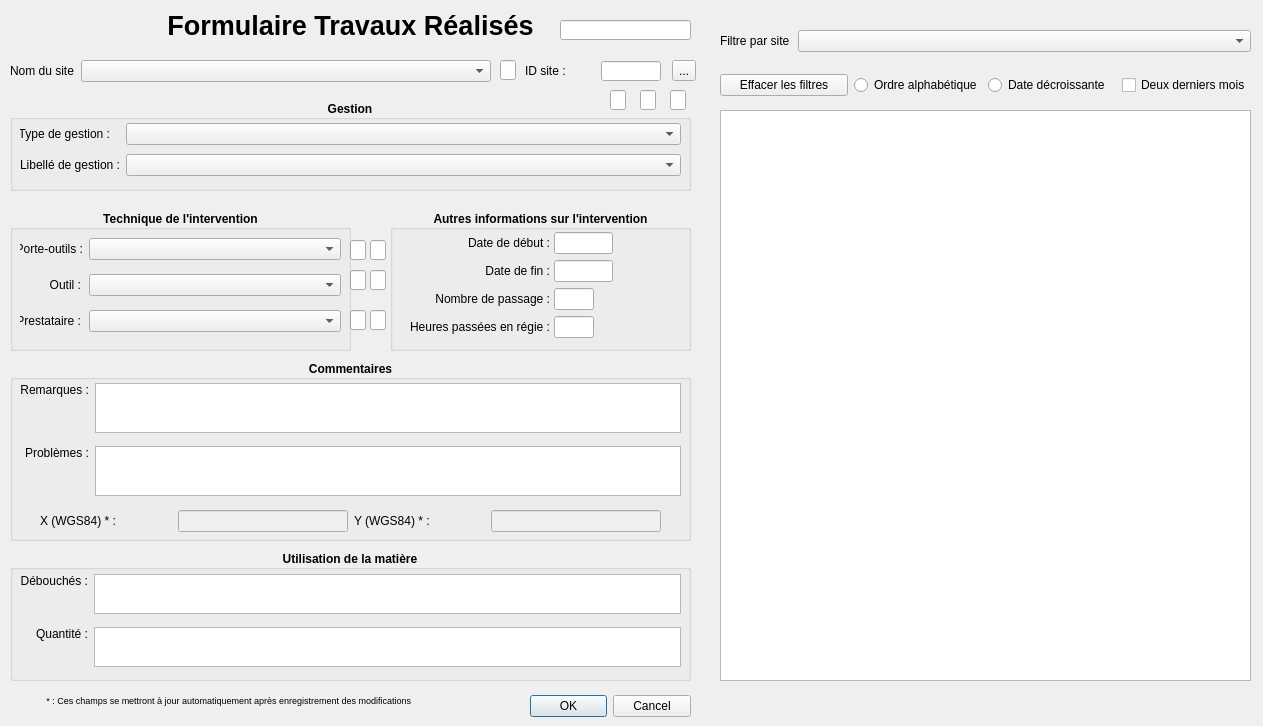
<?xml version="1.0" encoding="UTF-8"?>
<ui version="4.0">
 <class>Dialog</class>
 <widget class="QDialog" name="Dialog">
  <property name="geometry">
   <rect>
    <x>0</x>
    <y>0</y>
    <width>1263</width>
    <height>726</height>
   </rect>
  </property>
  <property name="palette">
   <palette>
    <active>
     <colorrole role="WindowText">
      <brush brushstyle="SolidPattern">
       <color alpha="255">
        <red>0</red>
        <green>0</green>
        <blue>0</blue>
       </color>
      </brush>
     </colorrole>
     <colorrole role="Text">
      <brush brushstyle="SolidPattern">
       <color alpha="255">
        <red>0</red>
        <green>0</green>
        <blue>0</blue>
       </color>
      </brush>
     </colorrole>
     <colorrole role="ButtonText">
      <brush brushstyle="SolidPattern">
       <color alpha="255">
        <red>0</red>
        <green>0</green>
        <blue>0</blue>
       </color>
      </brush>
     </colorrole>
    </active>
    <inactive>
     <colorrole role="WindowText">
      <brush brushstyle="SolidPattern">
       <color alpha="255">
        <red>0</red>
        <green>0</green>
        <blue>0</blue>
       </color>
      </brush>
     </colorrole>
     <colorrole role="Text">
      <brush brushstyle="SolidPattern">
       <color alpha="255">
        <red>0</red>
        <green>0</green>
        <blue>0</blue>
       </color>
      </brush>
     </colorrole>
     <colorrole role="ButtonText">
      <brush brushstyle="SolidPattern">
       <color alpha="255">
        <red>0</red>
        <green>0</green>
        <blue>0</blue>
       </color>
      </brush>
     </colorrole>
    </inactive>
    <disabled>
     <colorrole role="WindowText">
      <brush brushstyle="SolidPattern">
       <color alpha="255">
        <red>0</red>
        <green>0</green>
        <blue>0</blue>
       </color>
      </brush>
     </colorrole>
     <colorrole role="Text">
      <brush brushstyle="SolidPattern">
       <color alpha="255">
        <red>0</red>
        <green>0</green>
        <blue>0</blue>
       </color>
      </brush>
     </colorrole>
     <colorrole role="ButtonText">
      <brush brushstyle="SolidPattern">
       <color alpha="255">
        <red>0</red>
        <green>0</green>
        <blue>0</blue>
       </color>
      </brush>
     </colorrole>
    </disabled>
   </palette>
  </property>
  <property name="contextMenuPolicy">
   <enum>Qt::DefaultContextMenu</enum>
  </property>
  <property name="windowTitle">
   <string>Travaux Réalisés</string>
  </property>
  <widget class="QDialogButtonBox" name="buttonBox">
   <property name="geometry">
    <rect>
     <x>530</x>
     <y>690</y>
     <width>161</width>
     <height>32</height>
    </rect>
   </property>
   <property name="orientation">
    <enum>Qt::Horizontal</enum>
   </property>
   <property name="standardButtons">
    <set>QDialogButtonBox::Cancel|QDialogButtonBox::Ok</set>
   </property>
  </widget>
  <widget class="QLabel" name="label">
   <property name="geometry">
    <rect>
     <x>5</x>
     <y>10</y>
     <width>691</width>
     <height>31</height>
    </rect>
   </property>
   <property name="font">
    <font>
     <pointsize>20</pointsize>
     <weight>75</weight>
     <bold>true</bold>
    </font>
   </property>
   <property name="text">
    <string>Formulaire Travaux Réalisés</string>
   </property>
   <property name="alignment">
    <set>Qt::AlignCenter</set>
   </property>
  </widget>
  <widget class="QLineEdit" name="id_odk">
   <property name="geometry">
    <rect>
     <x>560</x>
     <y>20</y>
     <width>131</width>
     <height>20</height>
    </rect>
   </property>
  </widget>
  <widget class="QLineEdit" name="gestion_lib">
   <property name="geometry">
    <rect>
     <x>640</x>
     <y>90</y>
     <width>16</width>
     <height>20</height>
    </rect>
   </property>
  </widget>
  <widget class="QLineEdit" name="type_porte_outils">
   <property name="geometry">
    <rect>
     <x>370</x>
     <y>240</y>
     <width>16</width>
     <height>20</height>
    </rect>
   </property>
  </widget>
  <widget class="QLineEdit" name="type_outils">
   <property name="geometry">
    <rect>
     <x>370</x>
     <y>270</y>
     <width>16</width>
     <height>20</height>
    </rect>
   </property>
  </widget>
  <widget class="QLineEdit" name="type_prestation">
   <property name="geometry">
    <rect>
     <x>370</x>
     <y>310</y>
     <width>16</width>
     <height>20</height>
    </rect>
   </property>
  </widget>
  <widget class="QLineEdit" name="groupe_gestion">
   <property name="geometry">
    <rect>
     <x>610</x>
     <y>90</y>
     <width>16</width>
     <height>20</height>
    </rect>
   </property>
  </widget>
  <widget class="QLineEdit" name="id_gestion">
   <property name="geometry">
    <rect>
     <x>670</x>
     <y>90</y>
     <width>16</width>
     <height>20</height>
    </rect>
   </property>
  </widget>
  <widget class="QLineEdit" name="type_porte_outils_code">
   <property name="geometry">
    <rect>
     <x>350</x>
     <y>240</y>
     <width>16</width>
     <height>20</height>
    </rect>
   </property>
  </widget>
  <widget class="QLineEdit" name="type_outils_code">
   <property name="geometry">
    <rect>
     <x>350</x>
     <y>270</y>
     <width>16</width>
     <height>20</height>
    </rect>
   </property>
  </widget>
  <widget class="QLineEdit" name="type_prestation_code">
   <property name="geometry">
    <rect>
     <x>350</x>
     <y>310</y>
     <width>16</width>
     <height>20</height>
    </rect>
   </property>
  </widget>
  <widget class="QLineEdit" name="site_nom">
   <property name="geometry">
    <rect>
     <x>500</x>
     <y>60</y>
     <width>16</width>
     <height>20</height>
    </rect>
   </property>
  </widget>
  <widget class="QWidget" name="horizontalLayoutWidget">
   <property name="geometry">
    <rect>
     <x>10</x>
     <y>60</y>
     <width>481</width>
     <height>22</height>
    </rect>
   </property>
   <layout class="QHBoxLayout" name="horizontalLayout">
    <item>
     <widget class="QLabel" name="label_14">
      <property name="maximumSize">
       <size>
        <width>65</width>
        <height>16777215</height>
       </size>
      </property>
      <property name="text">
       <string>Nom du site :</string>
      </property>
     </widget>
    </item>
    <item>
     <widget class="QComboBox" name="site_nom_list"/>
    </item>
   </layout>
  </widget>
  <widget class="QWidget" name="horizontalLayoutWidget_2">
   <property name="geometry">
    <rect>
     <x>520</x>
     <y>60</y>
     <width>181</width>
     <height>22</height>
    </rect>
   </property>
   <layout class="QHBoxLayout" name="horizontalLayout_2">
    <item>
     <widget class="QLabel" name="label_18">
      <property name="maximumSize">
       <size>
        <width>65</width>
        <height>16777215</height>
       </size>
      </property>
      <property name="text">
       <string>ID site :</string>
      </property>
     </widget>
    </item>
    <item>
     <widget class="QLineEdit" name="id_site">
      <property name="minimumSize">
       <size>
        <width>60</width>
        <height>0</height>
       </size>
      </property>
      <property name="maximumSize">
       <size>
        <width>60</width>
        <height>20</height>
       </size>
      </property>
      <property name="alignment">
       <set>Qt::AlignCenter</set>
      </property>
     </widget>
    </item>
    <item>
     <widget class="QToolButton" name="open">
      <property name="text">
       <string>...</string>
      </property>
     </widget>
    </item>
   </layout>
  </widget>
  <widget class="QGroupBox" name="groupBox">
   <property name="geometry">
    <rect>
     <x>10</x>
     <y>100</y>
     <width>681</width>
     <height>91</height>
    </rect>
   </property>
   <property name="font">
    <font>
     <weight>75</weight>
     <bold>true</bold>
    </font>
   </property>
   <property name="title">
    <string>Gestion</string>
   </property>
   <property name="alignment">
    <set>Qt::AlignCenter</set>
   </property>
   <widget class="QWidget" name="gridLayoutWidget_2">
    <property name="geometry">
     <rect>
      <x>10</x>
      <y>20</y>
      <width>661</width>
      <height>61</height>
     </rect>
    </property>
    <layout class="QGridLayout" name="gridLayout_2">
     <item row="0" column="0">
      <widget class="QLabel" name="label_4">
       <property name="maximumSize">
        <size>
         <width>90</width>
         <height>16777215</height>
        </size>
       </property>
       <property name="font">
        <font>
         <weight>50</weight>
         <bold>false</bold>
        </font>
       </property>
       <property name="text">
        <string>Type de gestion :</string>
       </property>
       <property name="alignment">
        <set>Qt::AlignRight|Qt::AlignTrailing|Qt::AlignVCenter</set>
       </property>
      </widget>
     </item>
     <item row="0" column="1">
      <widget class="QComboBox" name="groupe_gestion_list">
       <property name="font">
        <font>
         <weight>50</weight>
         <bold>false</bold>
        </font>
       </property>
      </widget>
     </item>
     <item row="1" column="1">
      <widget class="QComboBox" name="gestion_lib_list">
       <property name="font">
        <font>
         <weight>50</weight>
         <bold>false</bold>
        </font>
       </property>
      </widget>
     </item>
     <item row="1" column="0">
      <widget class="QLabel" name="label_5">
       <property name="maximumSize">
        <size>
         <width>100</width>
         <height>16777215</height>
        </size>
       </property>
       <property name="font">
        <font>
         <weight>50</weight>
         <bold>false</bold>
        </font>
       </property>
       <property name="text">
        <string>Libellé de gestion :</string>
       </property>
       <property name="alignment">
        <set>Qt::AlignRight|Qt::AlignTrailing|Qt::AlignVCenter</set>
       </property>
      </widget>
     </item>
    </layout>
   </widget>
  </widget>
  <widget class="QGroupBox" name="groupBox_2">
   <property name="geometry">
    <rect>
     <x>10</x>
     <y>210</y>
     <width>341</width>
     <height>141</height>
    </rect>
   </property>
   <property name="font">
    <font>
     <weight>75</weight>
     <bold>true</bold>
    </font>
   </property>
   <property name="title">
    <string>Technique de l'intervention</string>
   </property>
   <property name="alignment">
    <set>Qt::AlignCenter</set>
   </property>
   <widget class="QWidget" name="gridLayoutWidget">
    <property name="geometry">
     <rect>
      <x>10</x>
      <y>20</y>
      <width>321</width>
      <height>111</height>
     </rect>
    </property>
    <layout class="QGridLayout" name="gridLayout">
     <item row="0" column="0">
      <widget class="QLabel" name="label_6">
       <property name="maximumSize">
        <size>
         <width>63</width>
         <height>16777215</height>
        </size>
       </property>
       <property name="font">
        <font>
         <weight>50</weight>
         <bold>false</bold>
        </font>
       </property>
       <property name="text">
        <string>Porte-outils :</string>
       </property>
       <property name="alignment">
        <set>Qt::AlignRight|Qt::AlignTrailing|Qt::AlignVCenter</set>
       </property>
      </widget>
     </item>
     <item row="1" column="1">
      <widget class="QComboBox" name="type_outils_list">
       <property name="font">
        <font>
         <weight>50</weight>
         <bold>false</bold>
        </font>
       </property>
      </widget>
     </item>
     <item row="1" column="0">
      <widget class="QLabel" name="label_7">
       <property name="maximumSize">
        <size>
         <width>61</width>
         <height>16777215</height>
        </size>
       </property>
       <property name="font">
        <font>
         <weight>50</weight>
         <bold>false</bold>
        </font>
       </property>
       <property name="text">
        <string>Outil :</string>
       </property>
       <property name="alignment">
        <set>Qt::AlignRight|Qt::AlignTrailing|Qt::AlignVCenter</set>
       </property>
      </widget>
     </item>
     <item row="0" column="1">
      <widget class="QComboBox" name="type_porte_outils_list">
       <property name="font">
        <font>
         <weight>50</weight>
         <bold>false</bold>
        </font>
       </property>
      </widget>
     </item>
     <item row="2" column="1">
      <widget class="QComboBox" name="type_prestation_list">
       <property name="font">
        <font>
         <weight>50</weight>
         <bold>false</bold>
        </font>
       </property>
      </widget>
     </item>
     <item row="2" column="0">
      <widget class="QLabel" name="label_8">
       <property name="maximumSize">
        <size>
         <width>61</width>
         <height>16777215</height>
        </size>
       </property>
       <property name="font">
        <font>
         <weight>50</weight>
         <bold>false</bold>
        </font>
       </property>
       <property name="text">
        <string>Prestataire :</string>
       </property>
       <property name="alignment">
        <set>Qt::AlignRight|Qt::AlignTrailing|Qt::AlignVCenter</set>
       </property>
      </widget>
     </item>
    </layout>
   </widget>
  </widget>
  <widget class="QGroupBox" name="groupBox_3">
   <property name="geometry">
    <rect>
     <x>390</x>
     <y>210</y>
     <width>301</width>
     <height>141</height>
    </rect>
   </property>
   <property name="font">
    <font>
     <weight>75</weight>
     <bold>true</bold>
    </font>
   </property>
   <property name="title">
    <string>Autres informations sur l'intervention</string>
   </property>
   <property name="alignment">
    <set>Qt::AlignCenter</set>
   </property>
   <widget class="QWidget" name="gridLayoutWidget_3">
    <property name="geometry">
     <rect>
      <x>20</x>
      <y>20</y>
      <width>203</width>
      <height>111</height>
     </rect>
    </property>
    <layout class="QGridLayout" name="gridLayout_3">
     <property name="spacing">
      <number>4</number>
     </property>
     <item row="2" column="1">
      <widget class="QLineEdit" name="nbpassages">
       <property name="maximumSize">
        <size>
         <width>40</width>
         <height>16777215</height>
        </size>
       </property>
       <property name="font">
        <font>
         <weight>50</weight>
         <bold>false</bold>
        </font>
       </property>
       <property name="alignment">
        <set>Qt::AlignCenter</set>
       </property>
      </widget>
     </item>
     <item row="2" column="0">
      <widget class="QLabel" name="label_9">
       <property name="font">
        <font>
         <weight>50</weight>
         <bold>false</bold>
        </font>
       </property>
       <property name="text">
        <string>Nombre de passage :</string>
       </property>
       <property name="alignment">
        <set>Qt::AlignRight|Qt::AlignTrailing|Qt::AlignVCenter</set>
       </property>
      </widget>
     </item>
     <item row="0" column="1">
      <widget class="QLineEdit" name="datedebut">
       <property name="maximumSize">
        <size>
         <width>70</width>
         <height>16777215</height>
        </size>
       </property>
       <property name="font">
        <font>
         <weight>50</weight>
         <bold>false</bold>
        </font>
       </property>
       <property name="text">
        <string/>
       </property>
       <property name="alignment">
        <set>Qt::AlignCenter</set>
       </property>
      </widget>
     </item>
     <item row="3" column="0">
      <widget class="QLabel" name="label_17">
       <property name="font">
        <font>
         <weight>50</weight>
         <bold>false</bold>
        </font>
       </property>
       <property name="text">
        <string>Heures passées en régie :</string>
       </property>
      </widget>
     </item>
     <item row="0" column="0">
      <widget class="QLabel" name="label_10">
       <property name="font">
        <font>
         <weight>50</weight>
         <bold>false</bold>
        </font>
       </property>
       <property name="text">
        <string>Date de début :</string>
       </property>
       <property name="alignment">
        <set>Qt::AlignRight|Qt::AlignTrailing|Qt::AlignVCenter</set>
       </property>
      </widget>
     </item>
     <item row="3" column="1">
      <widget class="QLineEdit" name="duree">
       <property name="maximumSize">
        <size>
         <width>40</width>
         <height>16777215</height>
        </size>
       </property>
       <property name="font">
        <font>
         <weight>50</weight>
         <bold>false</bold>
        </font>
       </property>
       <property name="text">
        <string/>
       </property>
       <property name="alignment">
        <set>Qt::AlignCenter</set>
       </property>
      </widget>
     </item>
     <item row="1" column="0">
      <widget class="QLabel" name="label_11">
       <property name="font">
        <font>
         <weight>50</weight>
         <bold>false</bold>
        </font>
       </property>
       <property name="text">
        <string>Date de fin :</string>
       </property>
       <property name="alignment">
        <set>Qt::AlignRight|Qt::AlignTrailing|Qt::AlignVCenter</set>
       </property>
      </widget>
     </item>
     <item row="1" column="1">
      <widget class="QLineEdit" name="datefin">
       <property name="maximumSize">
        <size>
         <width>70</width>
         <height>16777215</height>
        </size>
       </property>
       <property name="font">
        <font>
         <weight>50</weight>
         <bold>false</bold>
        </font>
       </property>
       <property name="text">
        <string/>
       </property>
       <property name="alignment">
        <set>Qt::AlignCenter</set>
       </property>
      </widget>
     </item>
    </layout>
   </widget>
  </widget>
  <widget class="QGroupBox" name="groupBox_4">
   <property name="geometry">
    <rect>
     <x>10</x>
     <y>360</y>
     <width>681</width>
     <height>181</height>
    </rect>
   </property>
   <property name="font">
    <font>
     <weight>75</weight>
     <bold>true</bold>
    </font>
   </property>
   <property name="title">
    <string>Commentaires</string>
   </property>
   <property name="alignment">
    <set>Qt::AlignCenter</set>
   </property>
   <widget class="QWidget" name="gridLayoutWidget_4">
    <property name="geometry">
     <rect>
      <x>10</x>
      <y>20</y>
      <width>661</width>
      <height>121</height>
     </rect>
    </property>
    <layout class="QGridLayout" name="gridLayout_4">
     <property name="horizontalSpacing">
      <number>6</number>
     </property>
     <property name="verticalSpacing">
      <number>10</number>
     </property>
     <item row="0" column="1">
      <widget class="QPlainTextEdit" name="commentaire">
       <property name="minimumSize">
        <size>
         <width>0</width>
         <height>50</height>
        </size>
       </property>
       <property name="maximumSize">
        <size>
         <width>16777215</width>
         <height>50</height>
        </size>
       </property>
       <property name="font">
        <font>
         <weight>50</weight>
         <bold>false</bold>
        </font>
       </property>
      </widget>
     </item>
     <item row="0" column="0">
      <widget class="QLabel" name="label_12">
       <property name="font">
        <font>
         <weight>50</weight>
         <bold>false</bold>
        </font>
       </property>
       <property name="text">
        <string>Remarques :</string>
       </property>
       <property name="alignment">
        <set>Qt::AlignRight|Qt::AlignTop|Qt::AlignTrailing</set>
       </property>
      </widget>
     </item>
     <item row="1" column="0">
      <widget class="QLabel" name="label_13">
       <property name="font">
        <font>
         <weight>50</weight>
         <bold>false</bold>
        </font>
       </property>
       <property name="text">
        <string>Problèmes :</string>
       </property>
       <property name="alignment">
        <set>Qt::AlignRight|Qt::AlignTop|Qt::AlignTrailing</set>
       </property>
      </widget>
     </item>
     <item row="1" column="1">
      <widget class="QPlainTextEdit" name="problemes">
       <property name="minimumSize">
        <size>
         <width>0</width>
         <height>50</height>
        </size>
       </property>
       <property name="maximumSize">
        <size>
         <width>16777215</width>
         <height>50</height>
        </size>
       </property>
       <property name="font">
        <font>
         <weight>50</weight>
         <bold>false</bold>
        </font>
       </property>
      </widget>
     </item>
    </layout>
   </widget>
   <widget class="QWidget" name="horizontalLayoutWidget_3">
    <property name="geometry">
     <rect>
      <x>30</x>
      <y>150</y>
      <width>621</width>
      <height>22</height>
     </rect>
    </property>
    <layout class="QHBoxLayout" name="horizontalLayout_3">
     <item>
      <widget class="QLabel" name="label_19">
       <property name="font">
        <font>
         <weight>50</weight>
         <bold>false</bold>
        </font>
       </property>
       <property name="text">
        <string>X (WGS84) * :</string>
       </property>
      </widget>
     </item>
     <item>
      <widget class="QLineEdit" name="x_wgs84">
       <property name="enabled">
        <bool>false</bool>
       </property>
       <property name="maximumSize">
        <size>
         <width>170</width>
         <height>16777215</height>
        </size>
       </property>
       <property name="palette">
        <palette>
         <active>
          <colorrole role="WindowText">
           <brush brushstyle="SolidPattern">
            <color alpha="255">
             <red>0</red>
             <green>0</green>
             <blue>0</blue>
            </color>
           </brush>
          </colorrole>
          <colorrole role="Text">
           <brush brushstyle="SolidPattern">
            <color alpha="255">
             <red>0</red>
             <green>0</green>
             <blue>0</blue>
            </color>
           </brush>
          </colorrole>
          <colorrole role="ButtonText">
           <brush brushstyle="SolidPattern">
            <color alpha="255">
             <red>0</red>
             <green>0</green>
             <blue>0</blue>
            </color>
           </brush>
          </colorrole>
         </active>
         <inactive>
          <colorrole role="WindowText">
           <brush brushstyle="SolidPattern">
            <color alpha="255">
             <red>0</red>
             <green>0</green>
             <blue>0</blue>
            </color>
           </brush>
          </colorrole>
          <colorrole role="Text">
           <brush brushstyle="SolidPattern">
            <color alpha="255">
             <red>0</red>
             <green>0</green>
             <blue>0</blue>
            </color>
           </brush>
          </colorrole>
          <colorrole role="ButtonText">
           <brush brushstyle="SolidPattern">
            <color alpha="255">
             <red>0</red>
             <green>0</green>
             <blue>0</blue>
            </color>
           </brush>
          </colorrole>
         </inactive>
         <disabled>
          <colorrole role="WindowText">
           <brush brushstyle="SolidPattern">
            <color alpha="255">
             <red>0</red>
             <green>0</green>
             <blue>0</blue>
            </color>
           </brush>
          </colorrole>
          <colorrole role="Text">
           <brush brushstyle="SolidPattern">
            <color alpha="255">
             <red>0</red>
             <green>0</green>
             <blue>0</blue>
            </color>
           </brush>
          </colorrole>
          <colorrole role="ButtonText">
           <brush brushstyle="SolidPattern">
            <color alpha="255">
             <red>0</red>
             <green>0</green>
             <blue>0</blue>
            </color>
           </brush>
          </colorrole>
         </disabled>
        </palette>
       </property>
       <property name="font">
        <font>
         <weight>50</weight>
         <bold>false</bold>
        </font>
       </property>
      </widget>
     </item>
     <item>
      <widget class="QLabel" name="label_20">
       <property name="font">
        <font>
         <weight>50</weight>
         <bold>false</bold>
        </font>
       </property>
       <property name="text">
        <string>Y (WGS84) * :</string>
       </property>
      </widget>
     </item>
     <item>
      <widget class="QLineEdit" name="y_wgs84">
       <property name="enabled">
        <bool>false</bool>
       </property>
       <property name="maximumSize">
        <size>
         <width>170</width>
         <height>16777215</height>
        </size>
       </property>
       <property name="font">
        <font>
         <weight>50</weight>
         <bold>false</bold>
        </font>
       </property>
      </widget>
     </item>
    </layout>
   </widget>
  </widget>
  <widget class="QGroupBox" name="groupBox_5">
   <property name="geometry">
    <rect>
     <x>10</x>
     <y>550</y>
     <width>681</width>
     <height>131</height>
    </rect>
   </property>
   <property name="font">
    <font>
     <weight>75</weight>
     <bold>true</bold>
    </font>
   </property>
   <property name="title">
    <string>Utilisation de la matière</string>
   </property>
   <property name="alignment">
    <set>Qt::AlignCenter</set>
   </property>
   <widget class="QWidget" name="gridLayoutWidget_5">
    <property name="geometry">
     <rect>
      <x>10</x>
      <y>21</y>
      <width>661</width>
      <height>101</height>
     </rect>
    </property>
    <layout class="QGridLayout" name="gridLayout_5">
     <property name="verticalSpacing">
      <number>10</number>
     </property>
     <item row="1" column="2">
      <widget class="QPlainTextEdit" name="quantite">
       <property name="sizePolicy">
        <sizepolicy hsizetype="Expanding" vsizetype="Expanding">
         <horstretch>0</horstretch>
         <verstretch>0</verstretch>
        </sizepolicy>
       </property>
       <property name="minimumSize">
        <size>
         <width>0</width>
         <height>40</height>
        </size>
       </property>
       <property name="maximumSize">
        <size>
         <width>16777215</width>
         <height>40</height>
        </size>
       </property>
       <property name="font">
        <font>
         <weight>50</weight>
         <bold>false</bold>
        </font>
       </property>
      </widget>
     </item>
     <item row="1" column="0">
      <widget class="QLabel" name="label_16">
       <property name="font">
        <font>
         <weight>50</weight>
         <bold>false</bold>
        </font>
       </property>
       <property name="text">
        <string>Quantité :</string>
       </property>
       <property name="alignment">
        <set>Qt::AlignRight|Qt::AlignTop|Qt::AlignTrailing</set>
       </property>
      </widget>
     </item>
     <item row="0" column="2">
      <widget class="QPlainTextEdit" name="debouche">
       <property name="minimumSize">
        <size>
         <width>0</width>
         <height>40</height>
        </size>
       </property>
       <property name="maximumSize">
        <size>
         <width>16777215</width>
         <height>40</height>
        </size>
       </property>
       <property name="font">
        <font>
         <weight>50</weight>
         <bold>false</bold>
        </font>
       </property>
      </widget>
     </item>
     <item row="0" column="0">
      <widget class="QLabel" name="label_15">
       <property name="font">
        <font>
         <weight>50</weight>
         <bold>false</bold>
        </font>
       </property>
       <property name="text">
        <string>Débouchés :</string>
       </property>
       <property name="alignment">
        <set>Qt::AlignRight|Qt::AlignTop|Qt::AlignTrailing</set>
       </property>
      </widget>
     </item>
    </layout>
   </widget>
  </widget>
  <widget class="QLabel" name="label_21">
   <property name="geometry">
    <rect>
     <x>20</x>
     <y>690</y>
     <width>391</width>
     <height>21</height>
    </rect>
   </property>
   <property name="font">
    <font>
     <family>Arial</family>
     <pointsize>7</pointsize>
     <weight>50</weight>
     <bold>false</bold>
    </font>
   </property>
   <property name="text">
    <string>* : Ces champs se mettront à jour automatiquement après enregistrement des modifications</string>
   </property>
   <property name="alignment">
    <set>Qt::AlignRight|Qt::AlignTrailing|Qt::AlignVCenter</set>
   </property>
  </widget>
  <widget class="QListWidget" name="list_action_filtre">
   <property name="geometry">
    <rect>
     <x>720</x>
     <y>110</y>
     <width>531</width>
     <height>571</height>
    </rect>
   </property>
  </widget>
  <widget class="QWidget" name="horizontalLayoutWidget_4">
   <property name="geometry">
    <rect>
     <x>720</x>
     <y>30</y>
     <width>531</width>
     <height>22</height>
    </rect>
   </property>
   <layout class="QHBoxLayout" name="horizontalLayout_4">
    <item>
     <widget class="QLabel" name="label_22">
      <property name="maximumSize">
       <size>
        <width>72</width>
        <height>16777215</height>
       </size>
      </property>
      <property name="text">
       <string>Filtre par site :</string>
      </property>
     </widget>
    </item>
    <item>
     <widget class="QComboBox" name="site_nom_list_2"/>
    </item>
   </layout>
  </widget>
  <widget class="QWidget" name="horizontalLayoutWidget_5">
   <property name="geometry">
    <rect>
     <x>720</x>
     <y>70</y>
     <width>531</width>
     <height>31</height>
    </rect>
   </property>
   <layout class="QHBoxLayout" name="horizontalLayout_5">
    <item>
     <widget class="QPushButton" name="supr_filtre">
      <property name="text">
       <string>Effacer les filtres</string>
      </property>
     </widget>
    </item>
    <item>
     <widget class="QRadioButton" name="class_alpha">
      <property name="text">
       <string>Ordre alphabétique</string>
      </property>
     </widget>
    </item>
    <item>
     <widget class="QRadioButton" name="class_date">
      <property name="text">
       <string>Date décroissante</string>
      </property>
     </widget>
    </item>
    <item>
     <widget class="QCheckBox" name="deux_mois">
      <property name="text">
       <string>Deux derniers mois</string>
      </property>
     </widget>
    </item>
   </layout>
  </widget>
 </widget>
 <resources/>
 <connections>
  <connection>
   <sender>buttonBox</sender>
   <signal>accepted()</signal>
   <receiver>Dialog</receiver>
   <slot>accept()</slot>
   <hints>
    <hint type="sourcelabel">
     <x>248</x>
     <y>254</y>
    </hint>
    <hint type="destinationlabel">
     <x>157</x>
     <y>274</y>
    </hint>
   </hints>
  </connection>
  <connection>
   <sender>buttonBox</sender>
   <signal>rejected()</signal>
   <receiver>Dialog</receiver>
   <slot>reject()</slot>
   <hints>
    <hint type="sourcelabel">
     <x>316</x>
     <y>260</y>
    </hint>
    <hint type="destinationlabel">
     <x>286</x>
     <y>274</y>
    </hint>
   </hints>
  </connection>
 </connections>
</ui>
